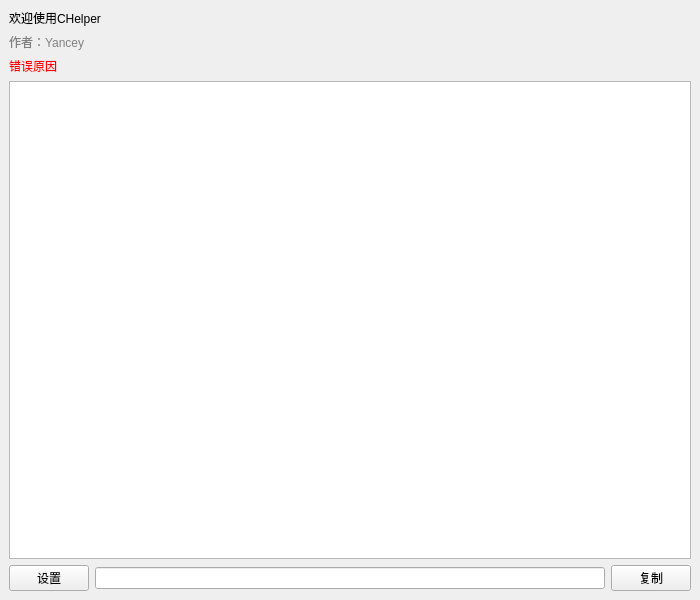
<?xml version="1.0" encoding="UTF-8"?>
<ui version="4.0">
 <class>CHelperApp</class>
 <widget class="QMainWindow" name="MainWindow">
  <property name="geometry">
   <rect>
    <x>0</x>
    <y>0</y>
    <width>700</width>
    <height>600</height>
   </rect>
  </property>
  <property name="windowTitle">
   <string>CHelper</string>
  </property>
  <widget class="QWidget" name="centralwidget">
   <layout class="QVBoxLayout" name="verticalLayout">
    <item>
     <widget class="QLabel" name="structureLabel">
      <property name="text">
       <string>欢迎使用CHelper</string>
      </property>
      <property name="alignment">
       <set>Qt::AlignLeading</set>
      </property>
     </widget>
    </item>
    <item>
     <widget class="QLabel" name="descriptionLabel">
      <property name="styleSheet">
       <string>color: grey;</string>
      </property>
      <property name="text">
       <string>作者：Yancey</string>
      </property>
      <property name="alignment">
       <set>Qt::AlignLeading</set>
      </property>
     </widget>
    </item>
    <item>
     <widget class="QLabel" name="errorReasonLabel">
      <property name="styleSheet">
       <string>color: red;</string>
      </property>
      <property name="text">
       <string>错误原因</string>
      </property>
      <property name="alignment">
       <set>Qt::AlignLeading</set>
      </property>
     </widget>
    </item>
    <item>
     <widget class="QListView" name="listView">
      <property name="minimumSize">
       <size>
        <width>0</width>
        <height>0</height>
       </size>
      </property>
     </widget>
    </item>
    <item>
     <layout class="QHBoxLayout" name="verticalLayout_2">
      <item>
       <widget class="QPushButton" name="settingsButton">
        <property name="text">
         <string>设置</string>
        </property>
       </widget>
      </item>
      <item>
       <widget class="QLineEdit" name="lineEdit"/>
      </item>
      <item>
       <widget class="QPushButton" name="copyButton">
        <property name="text">
         <string>复制</string>
        </property>
       </widget>
      </item>
     </layout>
    </item>
   </layout>
  </widget>
 </widget>
 <resources/>
 <connections/>
</ui>
